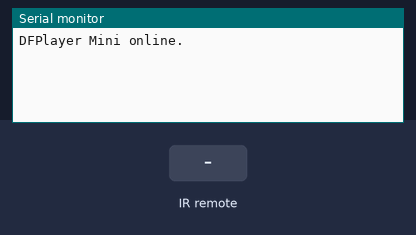
Recording of a sketch running on a simulated Arduino Uno, built with avr-gcc and run on an emulated ATmega328P. Parts: the last lines printed to the serial monitor. The inputs (shaded band) are chosen by the test bench. The audio player accepts every command and is not drawn.

Above: at 1.7 s.
1.8 s: infrared code 0x2FD48B7 received
At 3.0 s:
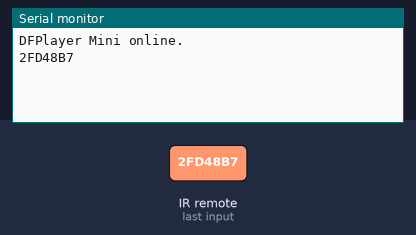
3.3 s: infrared code 0x2FD58A7 received
At 4.2 s:
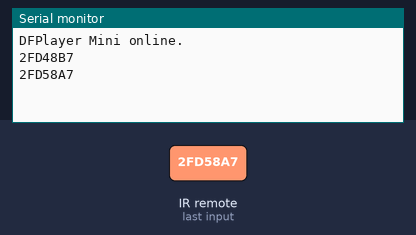
4.8 s: infrared code 0x2FD7887 received
At 5.7 s:
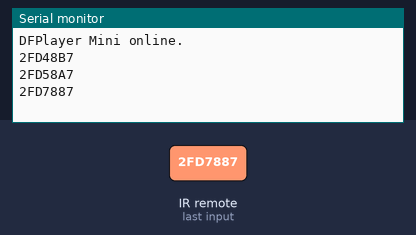
6.3 s: infrared code 0x2FD807F received
At 7.4 s:
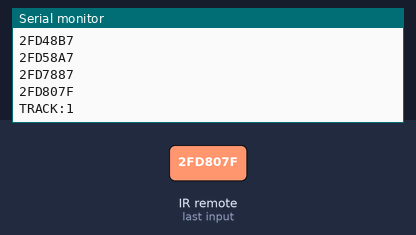
7.8 s: infrared code 0x2FD40BF received
At 8.5 s:
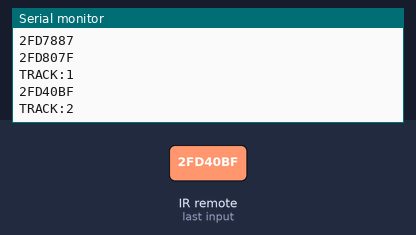
9.3 s: infrared code 0x2FDC03F received
At 10.7 s:
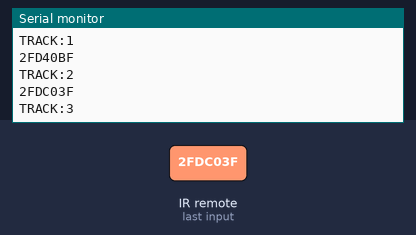

Measured:
- after the input at 1.8 s, the serial monitor: prints a new line at once (image 1)
- after the input at 3.3 s, the serial monitor: prints a new line at once (image 2)
- after the input at 4.8 s, the serial monitor: prints a new line at once (image 3)
- after the input at 6.3 s, the serial monitor: prints a new line at once (image 4)
- after the input at 7.8 s, the serial monitor: prints a new line after 0.07 s (image 5)
- after the input at 9.3 s, the serial monitor: prints a new line at once (image 6)

The sketch:

MP3remocon.ino
```cpp
#include <IRremote.h>
#include <SoftwareSerial.h>
#include "DFRobotDFPlayerMini.h"
#include "IrCmd_List.h"

int RECV_PIN = 11;
int volume = 10;
unsigned long PreviosTime = 0;  // PreviosTime 前時間


IRrecv irrecv(RECV_PIN);
SoftwareSerial mySoftwareSerial(A4, A5); // RX, TX
DFRobotDFPlayerMini myDFPlayer;

decode_results results;

void setup()
{
  Serial.begin(115200);
  // ソフトウエアシリアル通信レートセット:
  mySoftwareSerial.begin(9600);
  myDFPlayer.begin(mySoftwareSerial);
  Serial.println(F("DFPlayer Mini online."));

  irrecv.enableIRIn();          // Start the receiver
  myDFPlayer.volume(volume);    // Set volume value. From 0 to 30
  PreviosTime = millis();       // setup()終了時の時刻をPreviosTimeに格納

}

void loop() {
  if (irrecv.decode(&results)) {
    Serial.println(results.value, HEX);
    state(results.value);
    irrecv.resume(); // Receive the next value
  }
  delay(100);
}

void state(long val){
  switch(val){
      case IRCMD_NEC_FUNC1:
      case IRCMD_SONYTV_FUNC1:
      case IRCMD_SONYMD_FUNC1:
                              track(1);
                              break;
      case IRCMD_NEC_FUNC2:
      case IRCMD_SONYTV_FUNC2:
      case IRCMD_SONYMD_FUNC2:
                              track(2);
                              break;
      case IRCMD_NEC_FUNC3:
      case IRCMD_SONYTV_FUNC3:
      case IRCMD_SONYMD_FUNC3:
                              track(3);
                              break;
      case IRCMD_NEC_FUNC4:
      case IRCMD_SONYTV_FUNC4:
      case IRCMD_SONYMD_FUNC4:
                              track(4);
                              break;
      case IRCMD_NEC_FUNC5:
      case IRCMD_SONYTV_FUNC5:
      case IRCMD_SONYMD_FUNC5:
                              track(5);
                              break;
      case IRCMD_NEC_FUNC6:
      case IRCMD_SONYTV_FUNC6:
      case IRCMD_SONYMD_FUNC6:
                              track(6);
                              break;
      case IRCMD_NEC_FUNC7:
      case IRCMD_SONYTV_FUNC7:
      case IRCMD_SONYMD_FUNC7:
                              track(7);
                              break;
      case IRCMD_NEC_FUNC8:
      case IRCMD_SONYTV_FUNC8:
      case IRCMD_SONYMD_FUNC8:
                              track(8);
                              break;
      case IRCMD_NEC_FUNC9:
      case IRCMD_SONYTV_FUNC9:
      case IRCMD_SONYMD_FUNC9:
                              track(9);
                              break;
      case IRCMD_NEC_PLAY:
      case IRCMD_SONYTV_PLAY:
      case IRCMD_SONYMD_PLAY:
                              //myDFPlayer.start();
                              //Serial.println("PLAY");
                              break;
      case IRCMD_NEC_STOP:
      case IRCMD_SONYTV_STOP:
      case IRCMD_SONYMD_STOP:
                              myDFPlayer.stop();
                              Serial.println("STOP");
                              break;
      case IRCMD_NEC_SPEEDUP:
//    case IRCMD_SONYTV_SPEEDUP:  //  error: previously used here
      case IRCMD_SONYMD_SPEEDUP:
                               volume ++;
                               if(volume >=20)
                                volume = 20;
                               myDFPlayer.volume(volume);
                               break;
      case IRCMD_NEC_SPEEDDOWN:
//    case IRCMD_SONYTV_SPEEDDOWN:  // error: previously used here
      case IRCMD_SONYMD_SPEEDDOWN:
                               volume --;
                               if(volume < 0)
                                volume = 0;
                               myDFPlayer.volume(volume);
                               break;

      default:
                break;
  }
}

void track( int ch ){
   Serial.print("TRACK:");
   Serial.println(ch);
   myDFPlayer.play(ch);
}
```

IrCmd_List.h
```cpp
//--------------------------------------------------------------------------------
// NEC Format (TOSHIBA レグザリモコン)
// SONYTV Format
// SONYMD Format
//--------------------------------------------------------------------------------

#ifndef IRCMD_LIST_H_
#define IRCMD_LIST_H_

#define IRCMD_NEC_POWER		  0x2FD48B7		  // 電源
#define IRCMD_NEC_SPEEDUP	  0x2FD58A7			// 音量+
#define IRCMD_NEC_SPEEDDOWN	0x2FD7887			// 音量-
#define IRCMD_NEC_FUNC1		  0x2FD807F			// ch1
#define IRCMD_NEC_FUNC2		  0x2FD40BF			// ch2
#define IRCMD_NEC_FUNC3		  0x2FDC03F			// ch3
#define IRCMD_NEC_FUNC4		  0x2FD20DF			// ch4
#define IRCMD_NEC_FUNC5		  0x2FDA05F			// ch5
#define IRCMD_NEC_FUNC6		  0x2FD609F			// ch6
#define IRCMD_NEC_FUNC7		  0x2FDE01F			// ch7
#define IRCMD_NEC_FUNC8		  0x2FD10EF			// ch8
#define IRCMD_NEC_FUNC9		  0x2FD906F			// ch9
#define IRCMD_NEC_FUNC10	  0x2FD50AF			// ch10
#define IRCMD_NEC_FUNC11	  0x2FDD02F			// ch11
#define IRCMD_NEC_FUNC12	  0x2FD30CF			// ch12
#define IRCMD_NEC_STOP      0x27DD42B     // stop
#define IRCMD_NEC_PLAY      0x27DB44B     // play


#define IRCMD_SONYTV_POWER     0xA8B4F    // 電源
#define IRCMD_SONYTV_SPEEDUP   0x2FD58A7  // 音量+
#define IRCMD_SONYTV_SPEEDDOWN 0x2FD7887  // 音量-
#define IRCMD_SONYTV_FUNC1     0xB4F      // ch1
#define IRCMD_SONYTV_FUNC2     0x80B4F    // ch2
#define IRCMD_SONYTV_FUNC3     0x40B4F    // ch3
#define IRCMD_SONYTV_FUNC4     0xC0B4F    // ch4
#define IRCMD_SONYTV_FUNC5     0x20B4F    // ch5
#define IRCMD_SONYTV_FUNC6     0xA0B4F    // ch6
#define IRCMD_SONYTV_FUNC7     0x60B4F    // ch7
#define IRCMD_SONYTV_FUNC8     0xE0B4F    // ch8
#define IRCMD_SONYTV_FUNC9     0x10B4F    // ch9
#define IRCMD_SONYTV_FUNC10    0x90B4F    // ch10
#define IRCMD_SONYTV_FUNC11    0x50B4F    // ch11
#define IRCMD_SONYTV_FUNC12    0xD0B4F    // ch12
#define IRCMD_SONYTV_STOP      0xB8B4F    // stop
#define IRCMD_SONYTV_PLAY      0x58B4F    // play


#define IRCMD_SONYMD_POWER     0x5422     // 電源
#define IRCMD_SONYMD_SPEEDUP   0x2422     // 音量+
#define IRCMD_SONYMD_SPEEDDOWN 0x6422     // 音量-
#define IRCMD_SONYMD_FUNC1     0x26       // ch1
#define IRCMD_SONYMD_FUNC2     0x4026     // ch2
#define IRCMD_SONYMD_FUNC3     0x2026     // ch3
#define IRCMD_SONYMD_FUNC4     0x6026     // ch4
#define IRCMD_SONYMD_FUNC5     0x1026     // ch5
#define IRCMD_SONYMD_FUNC6     0x5026     // ch6
#define IRCMD_SONYMD_FUNC7     0x3026     // ch7
#define IRCMD_SONYMD_FUNC8     0x7026     // ch8
#define IRCMD_SONYMD_FUNC9     0x826      // ch9
#define IRCMD_SONYMD_STOP      0x126      // stop
#define IRCMD_SONYMD_PLAY      0x2126     // play


#endif /* DIRCMD_LIST_H_ */
```
